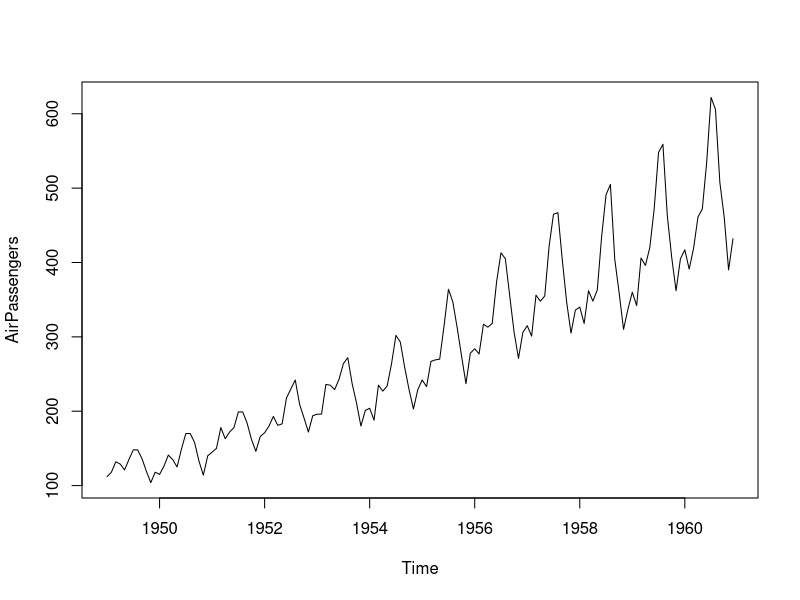
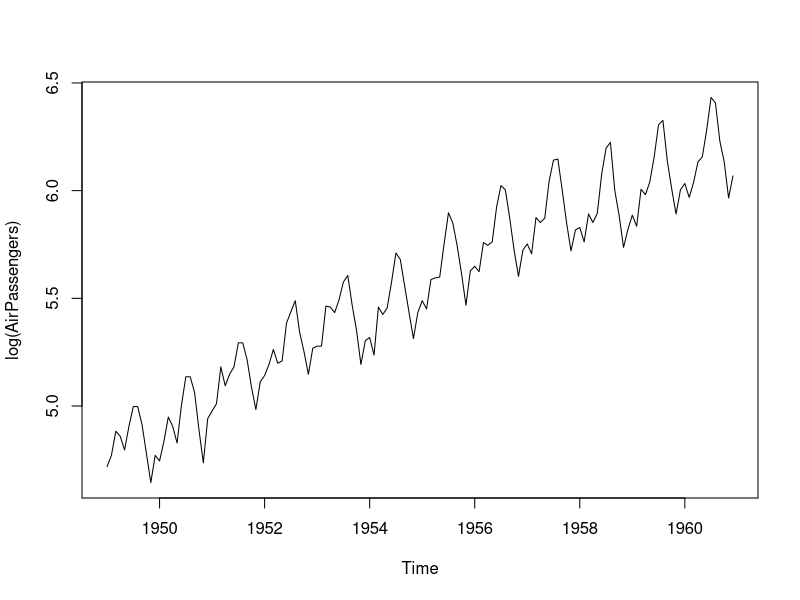
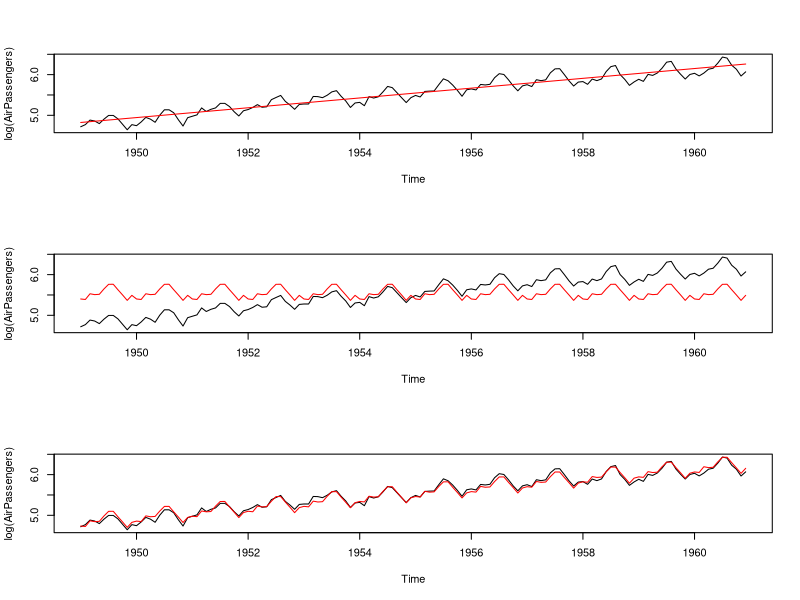
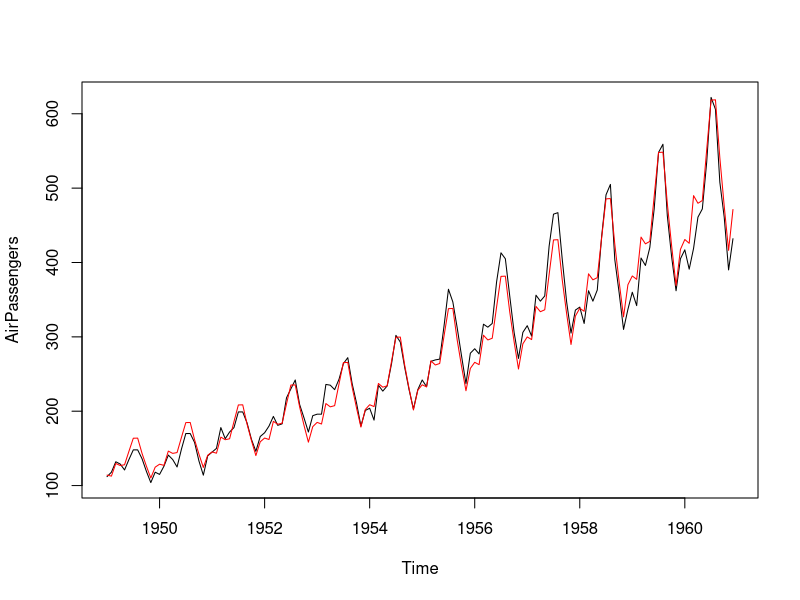
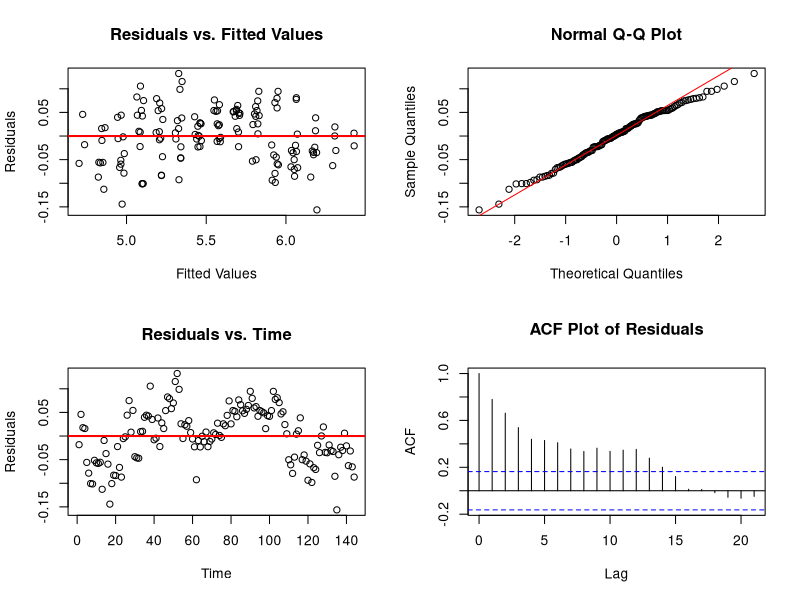
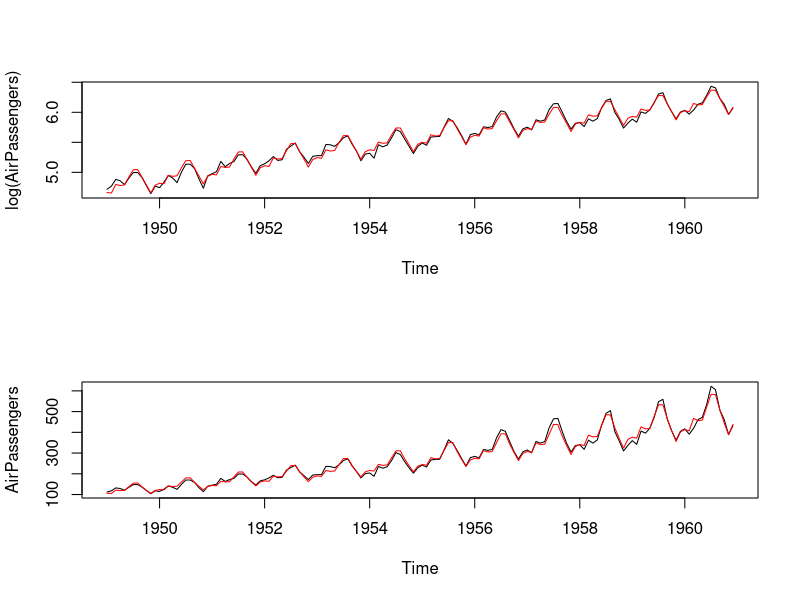
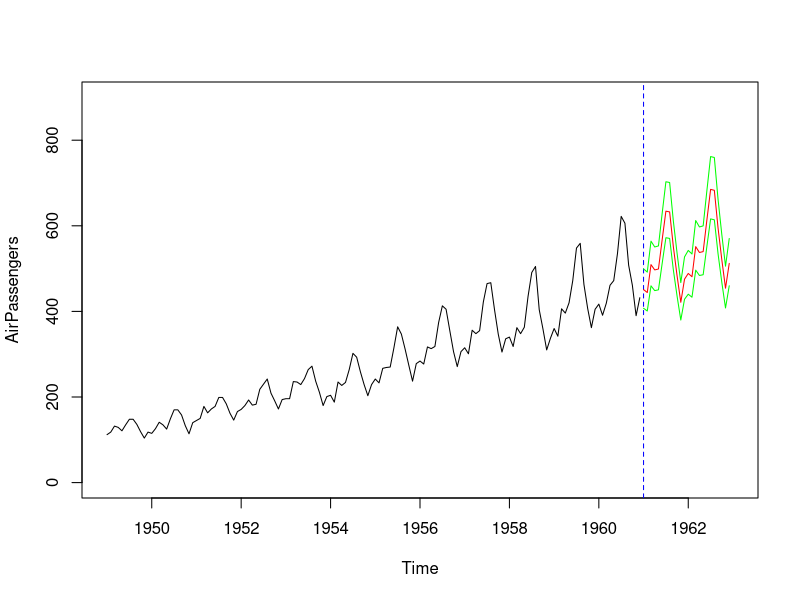
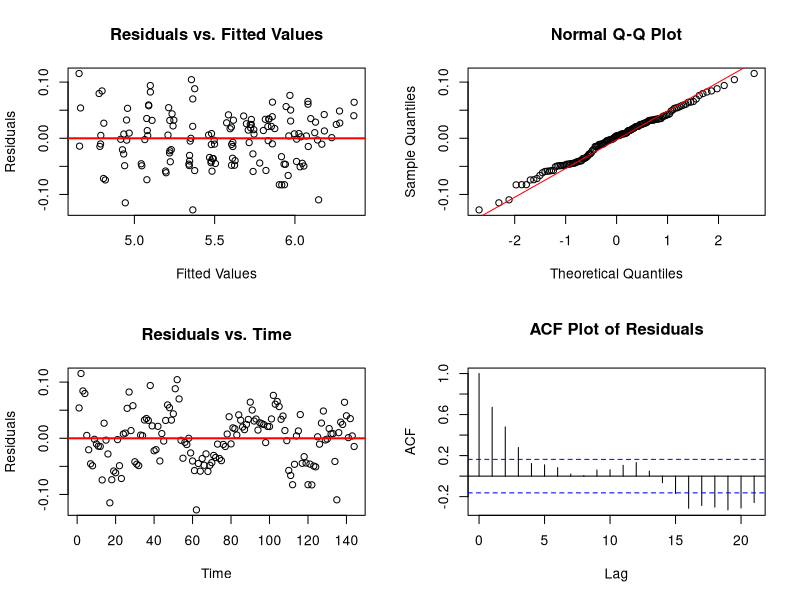

Source code (R) for these figures, in order:
# Air Passengers example

# Get the data
data(AirPassengers) # Calling the built-in R data

# Look at the data
plot(AirPassengers) # plotting the time-series data. Notice that the data is already in the form of a time series. To check this type AirPassengers and hit enter.
plot(log(AirPassengers))  # Plotting the log-transform of data

# Prepare for modeling
t <- time(AirPassengers) # Extracting time as the explanatory variate from the time series framework of data
cycle(AirPassengers) # Introducing month as the season
month <- as.factor(cycle(AirPassengers)) # Introducing month as the season

# Model the data
par(mfrow=c(3,1)) # Dividing the plotting page into 3 panels

reg0 <- lm(log(AirPassengers)~t) # Just model linear trend
summary(reg0)
plot(log(AirPassengers))
points(t,predict.lm(reg0),type='l',col='red') # superimpose the fit of model reg0 on the plot of the data

reg1 <- lm(log(AirPassengers)~month) # Just model seasonal effect
summary(reg1)
plot(log(AirPassengers))
points(t,predict.lm(reg1),type='l',col='red') # superimpose the fit of model reg0 on the plot of the data

reg2 <- lm(log(AirPassengers)~t+month) # Fitting the model reg2 with linear trend and seasonal effect
summary(reg2)
plot(log(AirPassengers))
points(t,predict.lm(reg2),type='l',col='red') # superimpose the fit of model reg2 on the plot of the data

# Exponentiating the fitted values to reverse the log transformation
par(mfrow=c(1,1))
plot(AirPassengers)
points(t,exp(predict.lm(reg2)),type='l',col='red') # superimpose the fit of model reg2 on the plot of the data

# Diagnostic plots for reg2 model
par(mfrow=c(2,2)) # Dividing the plotting page into 4 panels
plot(reg2$fitted, reg2$residuals, main = "Residuals vs. Fitted Values", ylab = "Residuals", xlab = "Fitted Values") # plot of fitted values vs residuals
abline(h = 0, col = "red", lwd = 2)
qqnorm(reg2$residuals) #qq-plot of residuals
qqline(reg2$residuals, col = "red") # plotting the line, along which the dots in qq-plot should lie
plot(reg2$residuals, main = "Residuals vs. Time", ylab = "Residuals", xlab = "Time") # plotting the residuals vs time
abline(h = 0, col = "red", lwd = 2) # plotting a horizontal line at 0
acf(reg2$residuals, main = "ACF Plot of Residuals") #sample acf plot of residuals

# Model trend as a quadratic
par(mfrow=c(2,1)) # Dividing the plotting page into 2 panels
t2 <- t^2
reg4 <- lm(log(AirPassengers)~t+t2+month)
summary(reg4) 
plot(log(AirPassengers))
points(t,predict.lm(reg4),type='l',col='red') # superimpose the fit of model reg4 on the plot of the data

# Exponentiating the fitted values to reverse the log transformation
plot(AirPassengers)
points(t,exp(predict.lm(reg4)),type='l',col='red') # superimpose the fit of model reg4 on the plot of the data

#Prediction in AirPassengers data
t.new <- seq(1961,1963,length=25)[1:24] # Intoducing new time for forecatsting 2 years 1961 and 1962 (notice that it is 1:24 because 1963 should not be included)
t2.new <- t.new^2
month.new <- factor(rep(1:12,2)) # Introducing the seasonal value for forecasting

new <- data.frame(t=t.new, t2=t2.new, month=month.new) # Putting the values for forecasting into a dataframe
pred <- predict.lm(reg4,new,interval='prediction') # Computing the prediction as well as prediction interval

par(mfrow=c(1,1))
plot(AirPassengers,xlim=c(1949,1963),ylim=c(0,900)) #plotting the data

abline(v=1961,col='blue',lty=2) # adding a vertical line at the point where prediction starts
lines(exp(pred[,1])~t.new,type='l',col='red')# plotting the predict
lines(exp(pred[,2])~t.new,col='green') # plotting lower limit of the prediction interval
lines(exp(pred[,3])~t.new,col='green') # plotting upper limit of the  prediction interval

# Diagnostic plots for reg4 model
par(mfrow=c(2,2)) # Dividing the plotting page into 4 panels
plot(reg4$fitted, reg4$residuals, main = "Residuals vs. Fitted Values", ylab = "Residuals", xlab = "Fitted Values") # plot of fitted values vs residuals
abline(h = 0, col = "red", lwd = 2)
qqnorm(reg4$residuals) #qq-plot of residuals
qqline(reg4$residuals, col = "red") # plotting the line, along which the dots in qq-plot should lie
plot(reg4$residuals, main = "Residuals vs. Time", ylab = "Residuals", xlab = "Time") # plotting the residuals vs time
abline(h = 0, col = "red", lwd = 2) # plotting a horizontal line at 0
acf(reg4$residuals, main = "ACF Plot of Residuals") #sample acf plot of residuals



